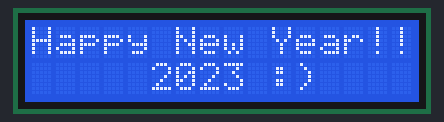
Bench run of a sketch on a simulated Arduino Uno, built with avr-gcc and run on an emulated ATmega328P. Shown: 16×2 character LCD.

Above: at 0.1 s.
At 3.1 s:
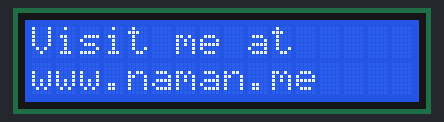

The sketch:

Happy_new_year.ino
```cpp
#include <LiquidCrystal.h>
LiquidCrystal lcd(1, 2, 4, 5, 6, 7);
void setup() {
  lcd.begin(16,2);
}
void loop() {
  lcd.print("Happy New Year!!");
  lcd.setCursor(5, 1);
  lcd.print("2023 :)");
  delay(3000);
  lcd.clear();
  lcd.print("Visit me at");
  lcd.setCursor(0, 1);
  lcd.print("www.naman.me");
  delay(3000);
  lcd.clear();
}
```

Measured:
- what the display in image 1 shows lasts 3.0 s, from 3.1 s to 6.1 s
